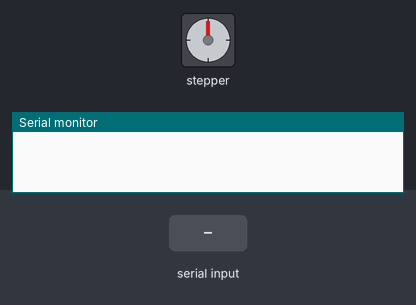
This sketch was run on a simulated Arduino Uno, built with avr-gcc and run on an emulated ATmega328P. On the bench: stepper motor, the last lines printed to the serial monitor. Wiring (inferred from the names in the program): stepper motor driver (200 steps per turn assumed): step pin 9; direction pin 8. The inputs (shaded band) are chosen by the test bench.

Above: at 1.2 s.
1.3 s: "2" received over Serial
At 2.2 s:
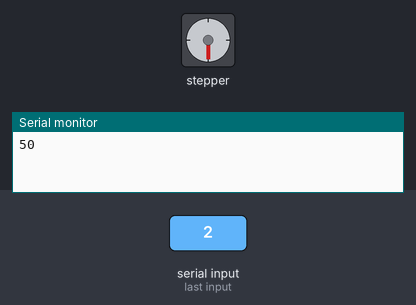
3.1 s: "1" received over Serial
At 4.8 s:
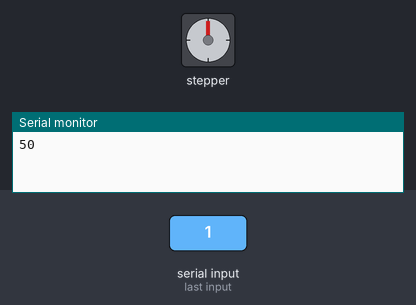
Timing chart, 0 to 6.3 s (numbered marks = the images above; inputs shaded):
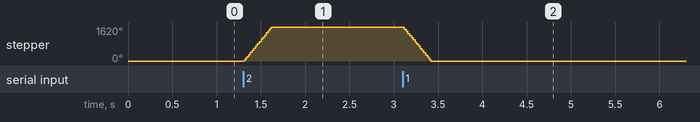

The sketch:

StepMotorDriver.ino
```cpp
/* stepper motor control code for DRV8825
 *
 */

 // define pin used
 const int stepPin = 9;
 const int dirPin = 8;
 int deg;
 void setup() {
 // set the two pins as outputs
  pinMode(stepPin,OUTPUT);
  pinMode(dirPin,OUTPUT);
  Serial.begin(9600);

}

void loop() {

deg=Serial.read();

if(deg==49){
for(int i=0;i<900;i++) {
  digitalWrite(dirPin,LOW);
  //delayMicroseconds(170);
digitalWrite(stepPin,HIGH); //Enables the motor to move in a perticular direction
delayMicroseconds(170);
digitalWrite(stepPin,LOW);
delayMicroseconds(170);
}
}
else if(deg==50)
{
  Serial.println(deg);
  for(int i=0;i<900;i++) {

  digitalWrite(dirPin,HIGH); //Enables the motor to move in a perticular direction
//delayMicroseconds(170);
digitalWrite(stepPin,HIGH); //Enables the motor to move in a perticular direction
delayMicroseconds(170);
digitalWrite(stepPin,LOW);
delayMicroseconds(170);
//digitalWrite(dirPin,LOW);
//delayMicroseconds(170);

}
  }
  else{

    }
}
```

Measured:
- after the input at 1.3 s, stepper: turns 1620° clockwise in 0.32 s, starting at once
- after the input at 3.1 s, stepper: turns 1620° counter-clockwise in 0.32 s, starting at once
